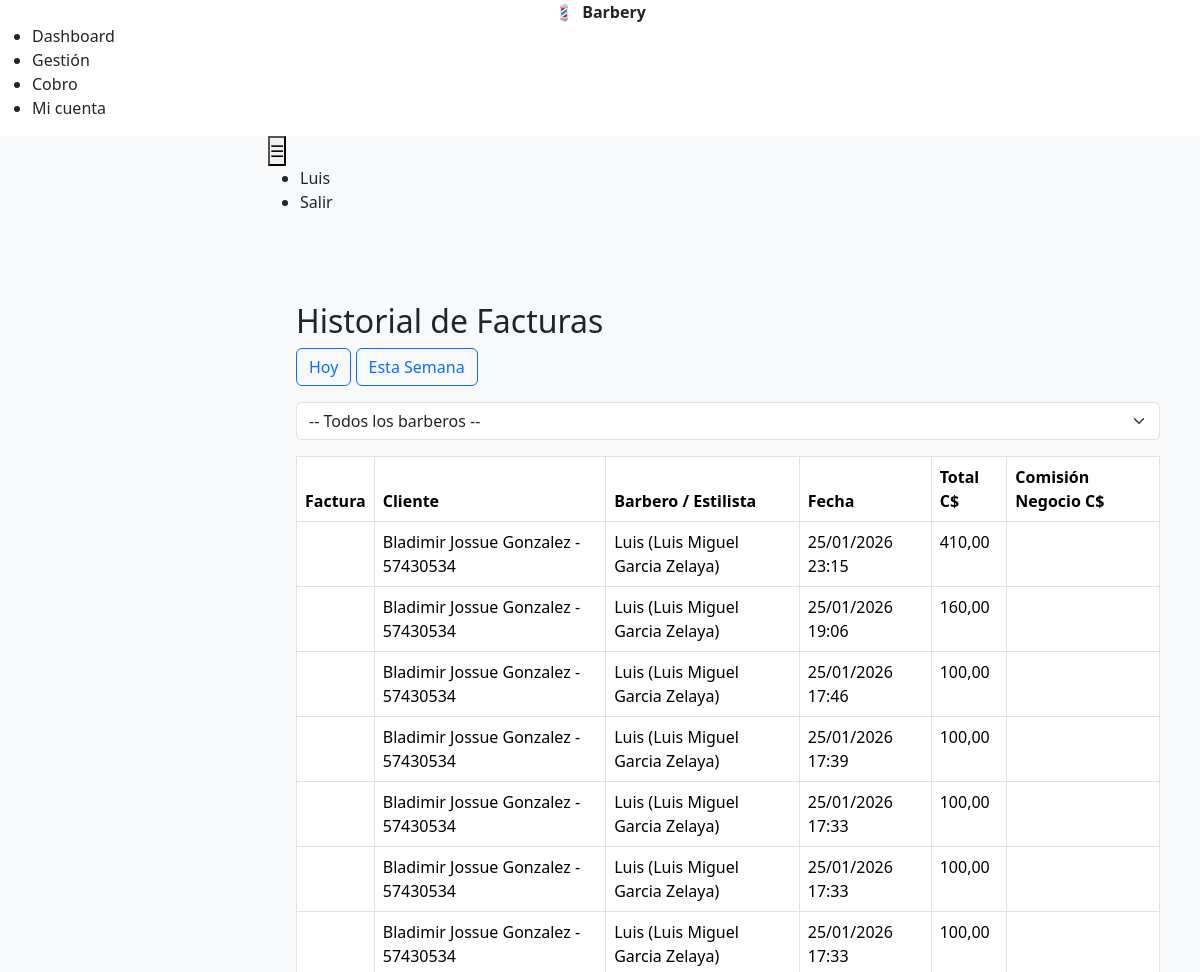
The page /facturacion/ (signed in, upper part) on the database as committed earlier.
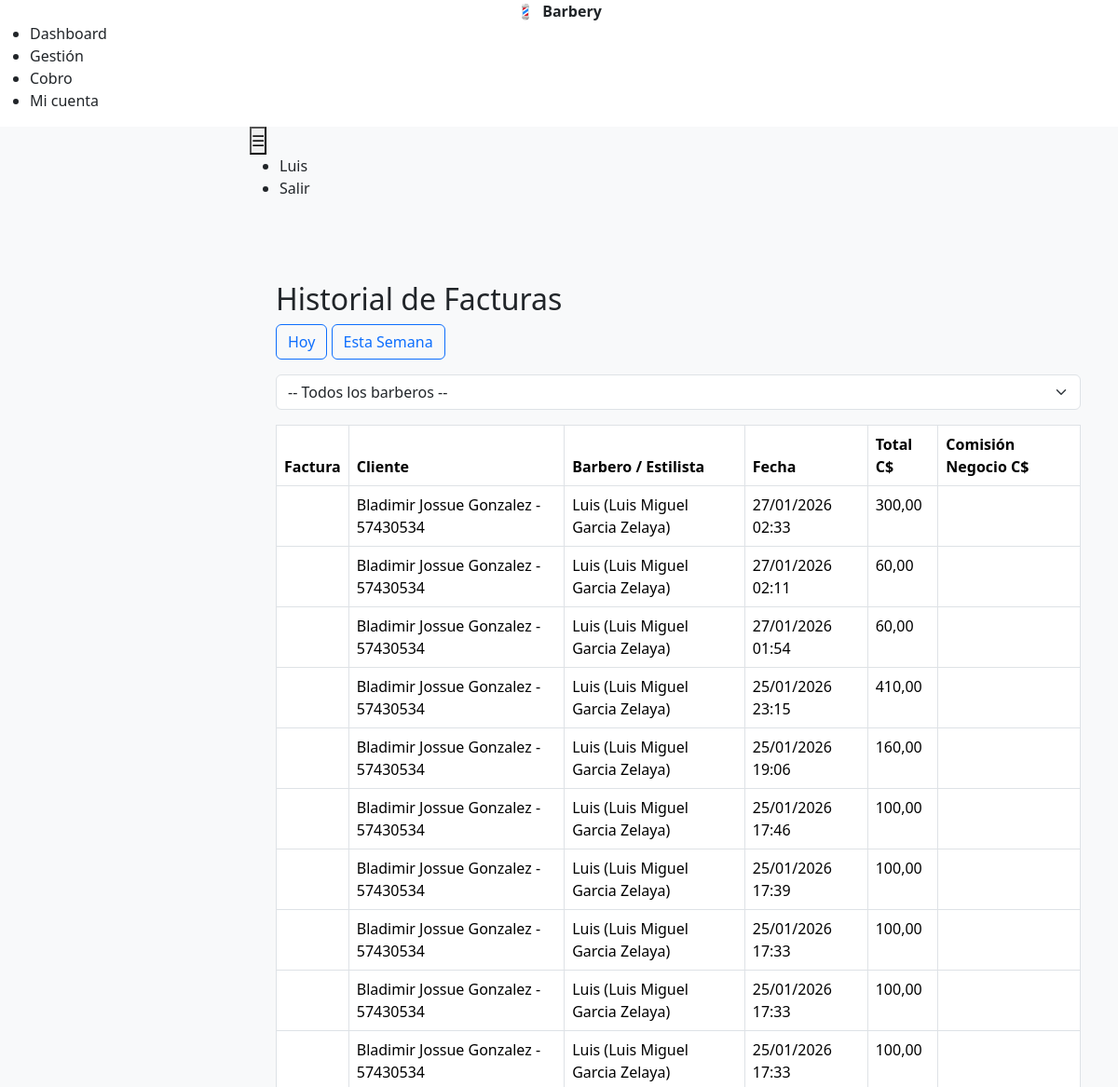
The same page on the database as committed later.
### users/models.py (models this page shows, shortened)
class User(AbstractUser):
    ROL_CHOICES = [
        ('ADMIN', 'Admin'),
        ('CAJERO', 'Cajero'),
        ('BARBERO', 'Barbero'),
        ('ESTILISTA', 'Estilista'),
    ]
    pass
    nombre = models.CharField(max_length=150, blank=True)
    apellido = models.CharField(max_length=150, blank=True)
    telefono = models.CharField(max_length=30, blank=True)
    identidad = models.CharField(max_length=100, blank=True)
    direccion = models.TextField(blank=True)
    rol = models.CharField(max_length=20, choices=ROL_CHOICES, default='CAJERO')
    def __str__(self):
        full_name = f"{self.nombre} {self.apellido}".strip()
        if full_name:
            return f"{self.username} ({full_name})"
        return self.username

### facturacion/models.py (models this page shows, shortened)
class Factura(models.Model):
    codigo_factura = models.CharField(max_length=50, unique=True, editable=False)
    cliente = models.ForeignKey(Cliente, on_delete=models.PROTECT)
    cajero = models.ForeignKey(settings.AUTH_USER_MODEL, on_delete=models.PROTECT, related_name='facturas_cajero')
    barbero = models.ForeignKey(settings.AUTH_USER_MODEL, on_delete=models.PROTECT, related_name='facturas_barbero')
    fecha = models.DateTimeField(auto_now_add=True)
    total = models.DecimalField(max_digits=12, decimal_places=2)

### clientes/models.py (models this page shows, shortened)
class Cliente(models.Model):
    nombre = models.CharField(max_length=200)
    telefono = models.CharField(
        max_length=20,
        unique=True
    )
    def __str__(self):
        return f"{self.nombre} - {self.telefono}"

### facturacion/views.py (the view)
# urls.py: path('', views.historial, name='facturas_historial'),
@login_required
def historial(request):
    qs = Factura.objects.all().order_by('-fecha')
    return render(request, 'facturacion/historial.html', {'facturas': qs})

### templates/facturacion/historial.html (shortened to what this page needs)
{% extends 'base.html' %}
{% block content %}
<div class="container mt-4">
    <h2>Historial de Facturas</h2>
    <div class="mb-3">
        <a href="?filtro=hoy{% if barbero_id %}&barbero={{ barbero_id }}{% endif %}"
           class="btn btn-outline-primary {% if filtro == 'hoy' %}active{% endif %}">
            Hoy
        </a>
        <a href="?filtro=semana{% if barbero_id %}&barbero={{ barbero_id }}{% endif %}"
           class="btn btn-outline-primary {% if filtro == 'semana' %}active{% endif %}">
            Esta Semana
        </a>
    </div>
    <form method="get" class="mb-3">
        <select name="barbero" class="form-select" onchange="this.form.submit()">
            <option value="">-- Todos los barberos --</option>
        </select>
    </form>
    <table class="table table-bordered">
        <thead>
            <tr>
                <th>Factura</th>
                <th>Cliente</th>
                <th>Barbero / Estilista</th>
                <th>Fecha</th>
                <th>Total C$</th>
                <th>Comisión Negocio C$</th>
            </tr>
        </thead>
        <tbody>
            {% for f in facturas %}
            <tr>
                <td>{{ f.codigo }}</td>
                <td>{{ f.cliente }}</td>
                <td>{{ f.barbero }}</td>
                <td>{{ f.fecha|date:"d/m/Y H:i" }}</td>
                <td>{{ f.total|floatformat:2 }}</td>
                <td>{{ f.comision_negocio|floatformat:2 }}</td>
            </tr>
            {% empty %}
            <tr>
                <td colspan="6" class="text-center">No hay facturas</td>
            </tr>
            {% endfor %}
        </tbody>
    </table>
</div>
{% endblock %}

### templates/base.html (shortened to what this page needs)
{% load static %}
<!doctype html>
<html lang="es">
<head>
  <link href="https://cdn.jsdelivr.net/npm/@coreui/coreui@5.4.3/dist/css/coreui.min.css" rel="stylesheet">
  <link href="https://cdn.jsdelivr.net/npm/bootstrap@5.3.2/dist/css/bootstrap.min.css" rel="stylesheet">
</head>
<body>
  {% include 'includes/sidebar.html' %}
  <div class="wrapper d-flex flex-column min-vh-100 bg-light">
    {% include 'includes/navbar.html' %}
    <div class="body flex-grow-1 px-3">
      <div class="container-lg">
        {% block content %}{% endblock %}
      </div>
    </div>
  </div>
</body>
</html>

### templates/includes/sidebar.html (shortened to what this page needs)
<aside class="sidebar sidebar-dark sidebar-fixed" id="sidebar">
  <div class="sidebar-brand d-flex align-items-center justify-content-center">
    💈 <strong class="ms-2">Barbery</strong>
  </div>
  <ul class="sidebar-nav" data-coreui="navigation">
    <li class="nav-item">
      <a class="nav-link" href="/">
         Dashboard
      </a>
    </li>
    <li class="nav-title">Gestión</li>
    {% if user.rol == 'BARBERO' or user.rol == 'ESTILISTA' %}
    <li class="nav-item">
      <a class="nav-link" href="{% url 'cobro' %}">
         Cobro
      </a>
    </li>
    {% endif %}
    <li class="nav-item">
      <a class="nav-link" href="{% url 'perfil' %}">
         Mi cuenta
    </a>
  </ul>
</aside>

### templates/includes/navbar.html
<header class="header mb-4">
  <div class="container-fluid">
    <button class="header-toggler px-md-0" type="button"
      onclick="coreui.Sidebar.getInstance(document.getElementById('sidebar')).toggle()">
      ☰
    </button>
    <ul class="header-nav ms-auto">
      <li class="nav-item">
        <span class="nav-link">{{ request.user.username }}</span>
      </li>
      <li class="nav-item">
        <a class="nav-link" href="{% url 'login' %}">Salir</a>
      </li>
    </ul>
  </div>
</header>

### templates/base.html (style rules this page uses)
.wrapper { width: 100%; transition: padding-left 0.15s; }
@media (min-width: 992px) { .wrapper { padding-left: 256px; } }
.body { padding-top: 1.5rem; }

Rows that differ between the two databases and show on the page:
added Factura: cliente "Bladimir Jossue Gonzalez - 57430534", barbero "Luis (Luis Miguel Garcia Zelaya)", fecha "27/01/2026 02:33", total "300,00"
added Factura: cliente "Bladimir Jossue Gonzalez - 57430534", barbero "Luis (Luis Miguel Garcia Zelaya)", fecha "27/01/2026 02:11", total "60,00"
added Factura: cliente "Bladimir Jossue Gonzalez - 57430534", barbero "Luis (Luis Miguel Garcia Zelaya)", fecha "27/01/2026 01:54", total "60,00"
